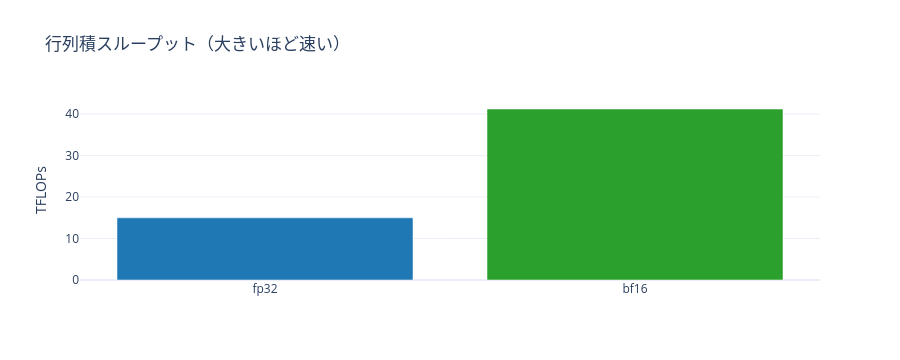

The cell this chart's notebook holds for it:
### Markdown cell above
### 推奨ロジック（`recommend_setup` の中身）

1. **dtype**: CUDA + BF16対応 → `bf16`、それ以外は `fp32`
2. **attn_impl**: 学習は SDPA（fused kernel）。教育・分析用に explicit 実装が常に併存（出力一致はテスト済み）
3. **micro_batch**: VRAM 段階表（<6GB / <12GB / ≥12GB）。活性メモリは概ね `n_layers·T·d_model` に比例するためモデルサイズ別
4. **grad_accum**: `ceil(目標トークン数 ÷ (micro_batch × context_len))` — マシンが違っても**1ステップあたりのトークン数**を揃える

**Caveat**: これは粗い事前推定。実測最適点は M3 §14.1 のハードウェア校正で決める。

### Code cell
# 行列積のマイクロベンチ: fp32 vs bf16（Tensor Coreの効果を体感する）
def matmul_tflops(dtype, n=4096, reps=10):
    if DEVICE == "cpu":
        n, reps = 1024, 3
    a = torch.randn(n, n, device=DEVICE, dtype=dtype)
    b = torch.randn(n, n, device=DEVICE, dtype=dtype)
    for _ in range(3):
        a @ b  # warmup
    if DEVICE == "cuda":
        torch.cuda.synchronize()
    t0 = time.perf_counter()
    for _ in range(reps):
        a @ b
    if DEVICE == "cuda":
        torch.cuda.synchronize()
    dt = (time.perf_counter() - t0) / reps
    return 2 * n**3 / dt / 1e12

rows = [("fp32", matmul_tflops(torch.float32))]
if DEVICE == "cuda":
    rows.append(("bf16", matmul_tflops(torch.bfloat16)))
df = pd.DataFrame(rows, columns=["dtype", "TFLOPs"])
if len(rows) == 2:
    print(f"bf16 は fp32 の ×{rows[1][1]/rows[0][1]:.1f}（4096×4096 行列積, 中央値でなく平均）")
fig = go.Figure(go.Bar(x=df["dtype"], y=df["TFLOPs"], marker_color=["#1f77b4", "#2ca02c"][:len(df)]))
fig.update_layout(title="行列積スループット（大きいほど速い）", yaxis_title="TFLOPs",
                  template="plotly_white", height=360)
fig.show()
df

### Figure 1 — Plotly figure (JSON) as saved in the notebook; plotly's stock layout.template omitted (floating-point values rounded to 4 significant figures)
{"data": [{"marker": {"color": ["#1f77b4", "#2ca02c"]}, "type": "bar", "x": ["fp32", "bf16"], "y": [15.0, 41.23]}], "layout": {"height": 360, "title": {"text": "行列積スループット（大きいほど速い）"}, "yaxis": {"title": {"text": "TFLOPs"}}}}
